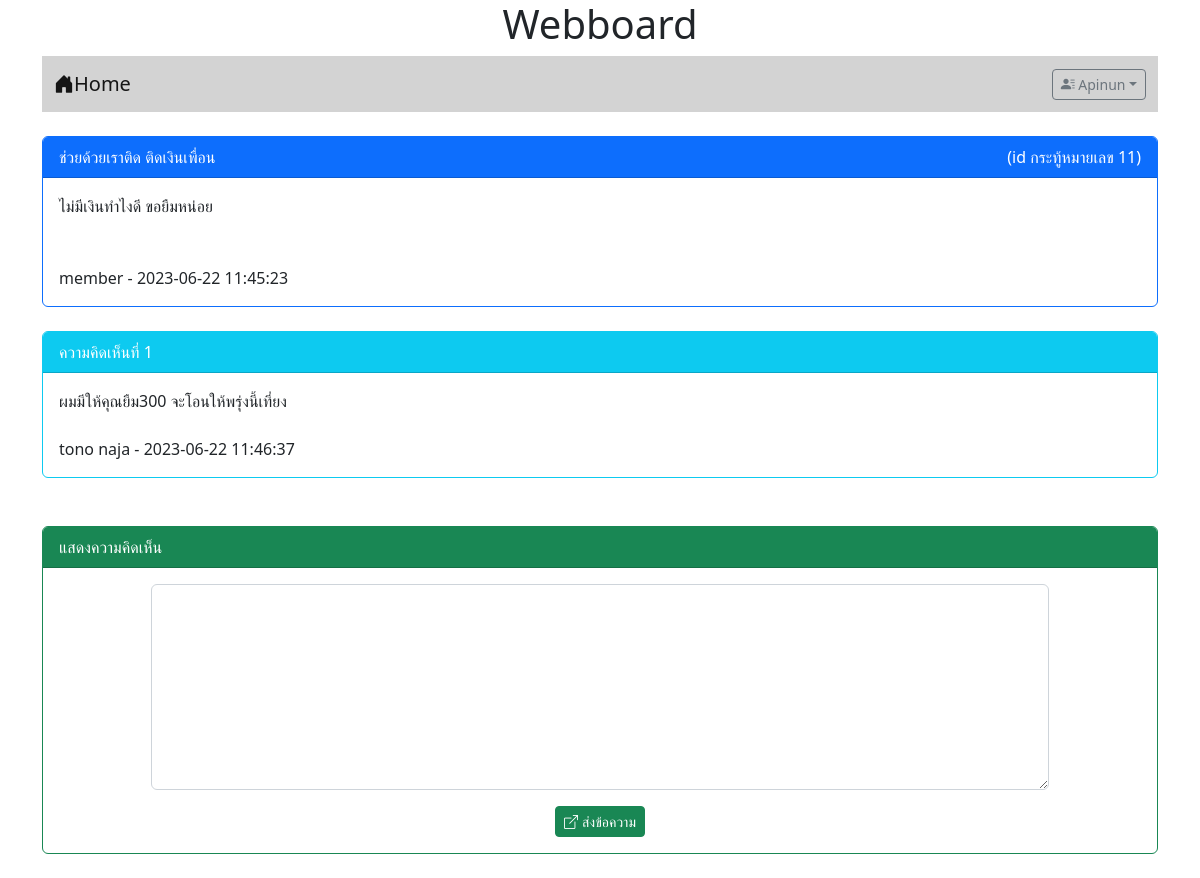
/post.php?id=11 (signed in), run on the app's committed database.
### tables this page shows
CREATE TABLE `post` (
  `id` int(11) NOT NULL,
  `title` varchar(128) DEFAULT NULL,
  `content` varchar(2048) DEFAULT NULL,
  `post_date` datetime DEFAULT NULL,
  `cat_id` int(11) DEFAULT NULL,
  `user_id` int(11) DEFAULT NULL
);

CREATE TABLE `user` (
  `id` int(11) NOT NULL,
  `login` varchar(32) DEFAULT NULL,
  `password` varchar(64) DEFAULT NULL,
  `name` varchar(64) DEFAULT NULL,
  `gender` char(11) DEFAULT NULL,
  `email` varchar(32) DEFAULT NULL,
  `role` char(1) DEFAULT NULL
);

CREATE TABLE `comment` (
  `id` int(11) NOT NULL,
  `content` varchar(20148) DEFAULT NULL,
  `post_date` datetime DEFAULT NULL,
  `user_id` int(11) DEFAULT NULL,
  `post_id` int(11) DEFAULT NULL
);

### post.php (the view, shortened to what this page needs)
<!DOCTYPE html>
<html lang="en">
<head>
    <link rel="stylesheet" href="https://cdn.jsdelivr.net/npm/bootstrap-icons@1.9.1/font/bootstrap-icons.css">
    <link href="https://cdn.jsdelivr.net/npm/bootstrap@5.2.2/dist/css/bootstrap.min.css" rel="stylesheet">
</head>
<body>
    <div class="container">
        <h1><center>Webboard</center></h1>
        <?php include "nav.php" ?>
        <br>
        <div class="card text-dark bg-white border-primary">
            <div class="card-header bg-primary text-white" >
                <?php
                    $id = $_GET["id"];
                    $conn = new PDO("mysql:host=localhost; dbname=webboard; charset=utf8" , "root" , "");
                    $sql = "SELECT * FROM post where id=$id";
                    $query = $conn->query($sql);
                    $result = $query->fetch(PDO::FETCH_ASSOC);
                    $title = $result["title"];
                    $content = $result["content"];
                    $post_date = $result["post_date"];
                    echo "<span style='float:right'>(id กระทู้หมายเลข $id)</span>";
                    echo $title;
                ?>
            </div>
            <div class ="card-body">
                <?php
                    $sql = "SELECT u.login FROM user u,post p WHERE u.id = p.user_id and p.id = $id";
                    $query = $conn->query($sql);
                    $result = $query->fetch(PDO::FETCH_ASSOC);
                    $username = $result["login"];
                    echo "$content <BR><BR><BR>";
                    echo "$username - $post_date <BR>";
                ?>
            </div>
        </div>
        <br>
        <?php
            $conn = new PDO("mysql:host=localhost;dbname=webboard;charset=utf8","root","");
            $sql_comment = "SELECT c.content,u.name,c.post_date FROM comment c,user u WHERE u.id = c.user_id and c.post_id=$id ORDER BY c.post_date";
        ?>
        <?php
            $i=0;
            foreach($conn->query($sql_comment) as $row){
                $i++;
        ?>
                <div class="card text-dark bg-white border-info mb-4 text-start">
                    <div class="card-header bg-info text-white "><?php echo "ความคิดเห็นที่ ".$i;?></div>
                    <div class="card-body">
                        <?php echo $row["content"];?>
                        <br><br>
                        <?php echo $row["name"]." - ".$row["post_date"];?>
                    </div>
                </div>
        <?php
            }
        ?>
        <br>
        <?php
            if(isset($_SESSION['id'])){
        ?>
        <div class="card text-dark bg-white border-success" >
            <div class="card-header bg-success text-white" >แสดงความคิดเห็น</div>
            <div class ="card-body">
                <form action="post_save.php" method="post">
                    <div class="row mb-3 justify-content-center">
                        <div class="col-lg-10">
                            <textarea name="comment" class="form-control" rows="8"></textarea>
                        </div>
                    </div>
                    <div class="row">
                        <div class="col-lg-12">
                            <center>
                                <button type="submit" class="btn btn-success btn-sm text-white">
                                <i class="bi bi-box-arrow-up-right me-1"></i></i>ส่งข้อความ </button>
                            </center>
                        </div>
                    </div>
                </form>
            </div>
        </div>
        <br>
        <?php
            }
        ?>
    </div>
</body>
</html>

### data on the page
post: title "ช่วยด้วยเราติด ติดเงินเพื่อน", content "ไม่มีเงินทำไงดี ขอยืมหน่อย", post_date "2023-06-22 11:45:23"
user: login "member"
comment: content "ผมมีให้คุณยืม300 จะโอนให้พรุ่งนี้เที่ยง", user.name "tono naja", post_date "2023-06-22 11:46:37"

### other printed values
$_SESSION['username'] "Apinun"
$id "11"
